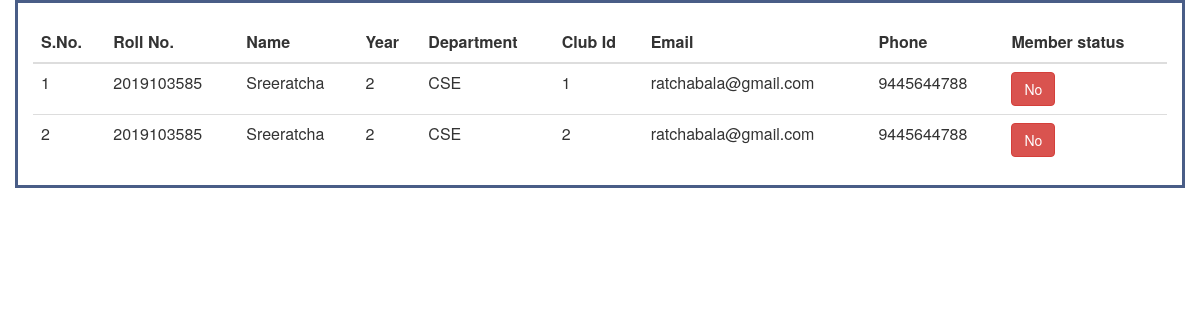
/users.php, run on an earlier commit of the app's database.
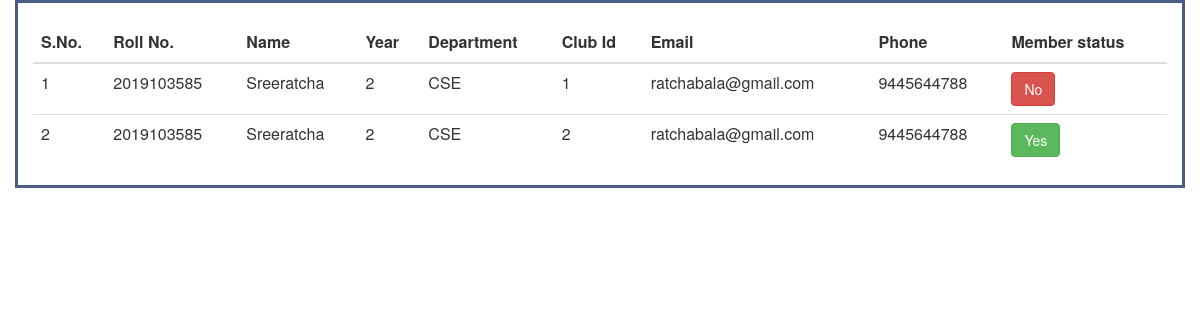
And on a later commit of the database.
### tables this page shows
CREATE TABLE `users` (
  `id` int(11) NOT NULL,
  `roll_no` varchar(10) DEFAULT NULL,
  `interested_status` int(11) DEFAULT NULL,
  `club_id` varchar(10) DEFAULT NULL,
  `accepted_status` tinyint(4) DEFAULT 0
);

CREATE TABLE `signup` (
  `roll_no` varchar(10) NOT NULL,
  `name` varchar(10) DEFAULT NULL,
  `year` int(11) DEFAULT NULL,
  `dept` varchar(20) DEFAULT NULL,
  `email` varchar(20) DEFAULT NULL,
  `pword` varchar(20) DEFAULT NULL,
  `phone` varchar(10) DEFAULT NULL
);

### users.php (the view, shortened to what this page needs)
<html>
<head>
<?php
$set = 1;
if(isset($set))
{
    include "db.php";
    $query = "SELECT signup.roll_no,signup.name,signup.year,signup.dept,users.club_id,signup.email,signup.phone,users.accepted_status FROM signup INNER JOIN users ON signup.roll_no = users.roll_no";
    $result = mysqli_query($con,$query);
?>
  <link rel="stylesheet" href="https://maxcdn.bootstrapcdn.com/bootstrap/3.4.1/css/bootstrap.min.css">
<div class="container" style = "border-style: groove;border: 3px solid #495d87;">
  <table class="table table-hover">
  <thead>
  <br>
    <tr>
    <th>S.No.</th>
      <th>Roll No.</th>
      <th>Name</th>
      <th>Year</th>
      <th>Department</th>
      <th>Club Id</th>
      <th>Email</th>
      <th>Phone</th>
      <th>Member status</th>
    </tr>
  </thead>
  <tbody>
  <?php
  $i = 1;
    while($row = mysqli_fetch_assoc($result)){
    ?>
    <tr>
    <td><?php echo $i;?></td>
    <form>
      <td><?php echo $row['roll_no'];?></td>
      <td><?php echo $row['name'];?></td>
      <td><?php echo $row['year'];?></td>
      <td><?php echo $row['dept'];?></td>
      <td><?php echo $row['club_id'];?></td>
      <td><?php echo $row['email'];?></td>
      <td><?php echo $row['phone'];?></td>
      <td><?php if($row['accepted_status']==1){
                    echo "<button class=\"btn btn-success\" onclick=\"change(" . $row['roll_no'] .", ".$row['club_id'].",".$row['accepted_status']." )\" >";
                    echo "Yes";
                }else{
                    echo "<button class=\"btn btn-danger\" onclick=\"change(" . $row['roll_no'] .", ".$row['club_id'].",".$row['accepted_status']." )\" >";
                    echo "No";
                }
            ?></button>
        </td>
    </form>
    </tr>
    <?php
    $i++;
    }
    ?>
  </tbody>
</table>
</body>
</html>
<?php } ?>

What changed in the data, as far as the page shows it:
changed users (number 2 of 2 on the later page): accepted_status "No" → "Yes"
